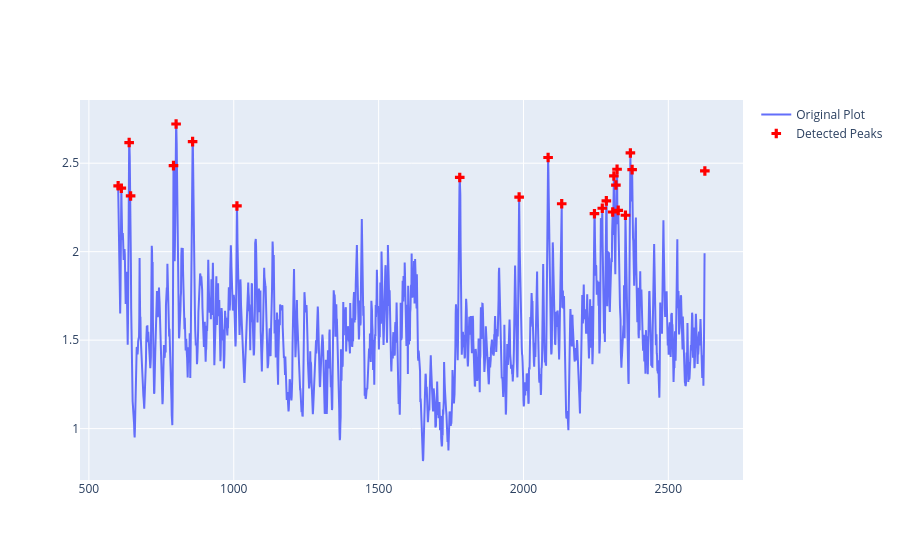

Notebook code cell kept with this figure:
### Code cell
#
#
# following is a subsegment to extract part of the data for visualization
# NB: j is starting value op peaks and range is number of points to be visualized
#
sub_ind = []
j = 0
for i in range(0,24):
    k = j + i
    val = indices[k]
    sub_ind.append(val)
#
sub_pot = pot_maxima.loc[sub_ind]

#
# Update numbers based on range!
#
inst = sub_ind[0]
inen = sub_ind[23]
sub_tim = time_series[inst:inen]
sub_pos = list(itertools.chain(range(inst, inen)))
#
fig = go.Figure()
fig.add_trace(go.Scatter(
    x=sub_pos,y=sub_tim,
    mode='lines',
    name='Original Plot'
))

#
#
fig.add_trace(go.Scatter(
    x=sub_ind,y=sub_pot,
    mode='markers',
    marker=dict(
        size=8,
        color='red',
        symbol='cross'
    ),
    name='Detected Peaks'
))

fig.show()

#
pot_time = []
for i in range(0,kmax):
    val = indices[i]
    pot_time.append(dft[val])
#
fig, ax = plt.subplots(1, 1)
plt.xlabel('Hs (m)')
plt.ylabel('pdf of Hs max values')
ax.hist(pot_maxima, histtype='stepfilled')
plt.show()
#
pass

### Figure 1 — Plotly figure (JSON) as saved in the notebook; plotly's stock layout.template omitted (floating-point values rounded to 4 significant figures; data arrays with more than 128 entries replaced by an {"elided": "..."} marker saying what was removed)
{"data": [{"mode": "lines", "name": "Original Plot", "type": "scatter", "x": {"elided": "2025 int values"}, "y": {"elided": "2025 float values"}}, {"marker": {"color": "red", "size": 8, "symbol": "cross"}, "mode": "markers", "name": "Detected Peaks", "type": "scatter", "x": [601, 612, 639, 644, 792, 801, 858, 1011, 1780, 1985, 2085, 2132, 2245, 2272, 2286, 2308, 2312, 2319, 2323, 2327, 2352, 2369, 2375, 2626], "y": [2.372, 2.359, 2.617, 2.315, 2.486, 2.722, 2.622, 2.258, 2.419, 2.309, 2.532, 2.271, 2.214, 2.245, 2.287, 2.224, 2.428, 2.376, 2.466, 2.233, 2.206, 2.558, 2.464, 2.456]}], "layout": {}}
